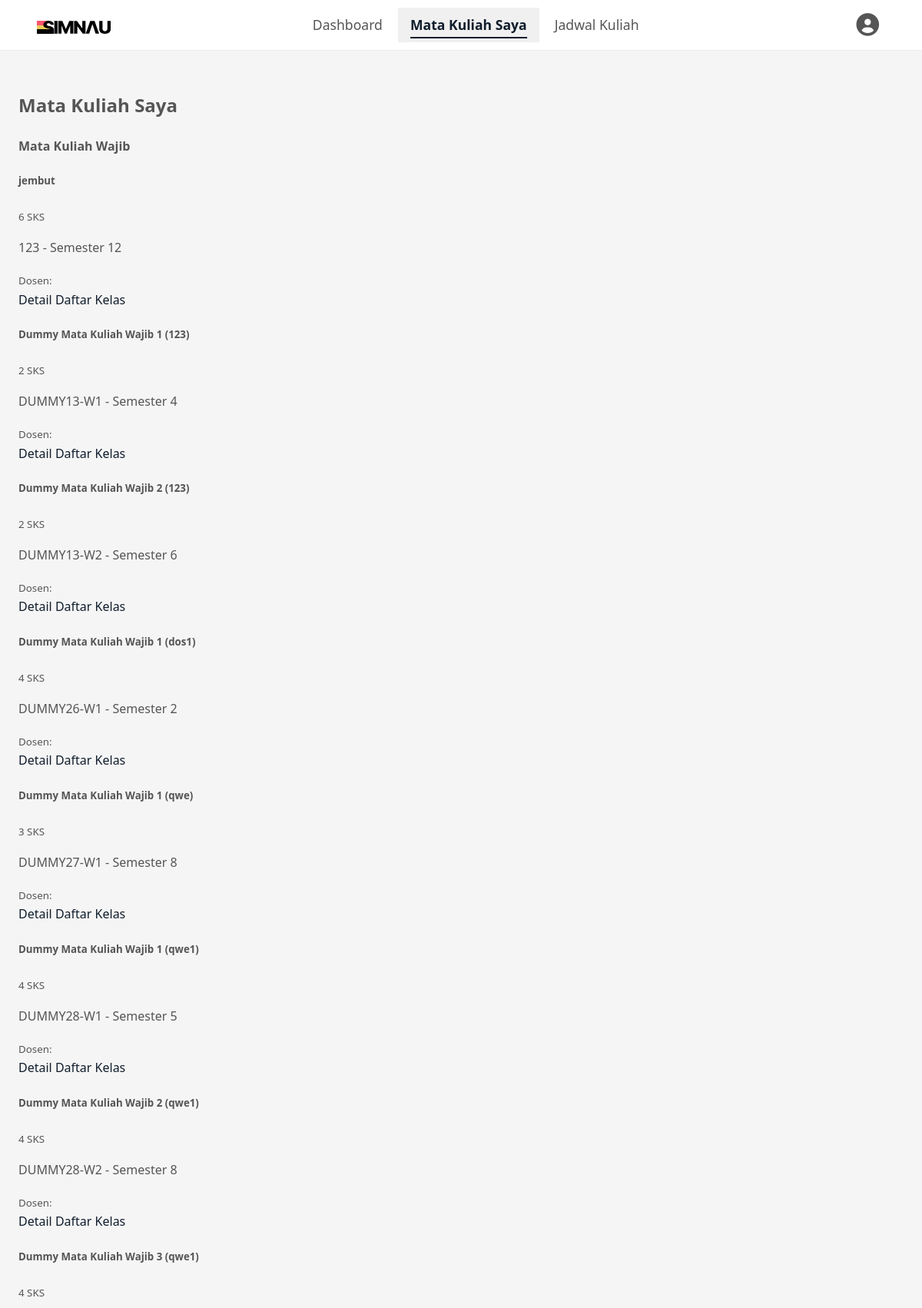
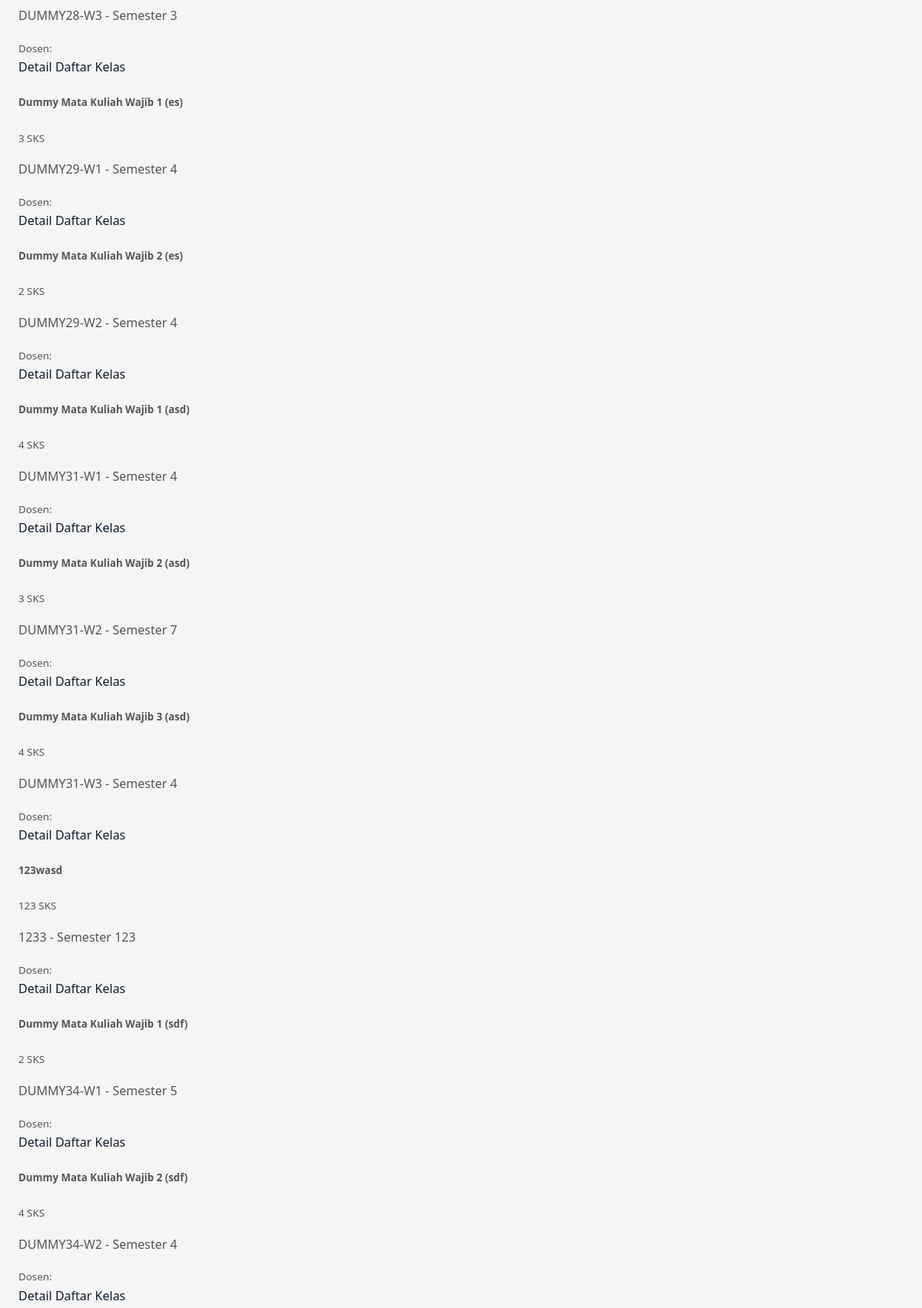
The app's page /matakuliah/m/ (signed in, upper part) with its own data (2 pictures, top to bottom).
### matakuliah/models.py (models this page shows, shortened)
class MataKuliah(models.Model):
    _nama = models.CharField(max_length=200)  # private nama
    _nim = models.CharField(max_length=20)    # private nim
    email = models.EmailField()               # public email
    dosen = models.ForeignKey(
        User, on_delete=models.CASCADE, related_name='mata_kuliah_diajar')
    mahasiswa = models.ManyToManyField(
        User, related_name='mata_kuliah_diambil')
    kode_mk = models.CharField(max_length=10, unique=True)
    sks = models.IntegerField()
    semester = models.IntegerField()
    class Meta:
        abstract = False
    @property
    def nama(self):
        return self._nama
    @nama.setter
    def nama(self, value):
        self._nama = value
    @property
    def nim(self):
        return self._nim
    @nim.setter
    def nim(self, value):
        self._nim = value

class KelasWajib(MataKuliah):
    nilai = models.IntegerField(default=0)
    presensi = models.IntegerField(default=0)
    is_wajib = models.BooleanField(default=True)
    prasyarat = models.ManyToManyField('self', blank=True)
    class Meta:
        verbose_name = "Kelas Wajib"
        verbose_name_plural = "Kelas Wajib"

class MataKuliah(models.Model):
    _nama = models.CharField(max_length=200)  # private nama
    _nim = models.CharField(max_length=20)    # private nim
    email = models.EmailField()               # public email
    dosen = models.ForeignKey(
        User, on_delete=models.CASCADE, related_name='mata_kuliah_diajar')
    mahasiswa = models.ManyToManyField(
        User, related_name='mata_kuliah_diambil')
    kode_mk = models.CharField(max_length=10, unique=True)
    sks = models.IntegerField()
    semester = models.IntegerField()
    class Meta:
        abstract = False
    @property
    def nama(self):
        return self._nama
    @nama.setter
    def nama(self, value):
        self._nama = value
    @property
    def nim(self):
        return self._nim
    @nim.setter
    def nim(self, value):
        self._nim = value

### matakuliah/views.py (the view)
# urls.py: path('m/', views.list_matakuliah_mahasiswa,
@login_required
def list_matakuliah_mahasiswa(request):
    semua_kelas_wajib = KelasWajib.objects.all()
    semua_kelas_pilihan = KelasPilihan.objects.all()
    mata_kuliah_wajib = KelasWajib.objects.filter(mahasiswa=request.user)
    mata_kuliah_pilihan = KelasPilihan.objects.filter(mahasiswa=request.user)
    context = {
        'semua_kelas_wajib': semua_kelas_wajib,
        'semua_kelas_pilihan': semua_kelas_pilihan,
        'mata_kuliah_wajib': mata_kuliah_wajib,
        'mata_kuliah_pilihan': mata_kuliah_pilihan,
    }
    return render(request, 'matakuliah/mahasiswa/list_matakuliah.html', context)

### matakuliah/templates/matakuliah/mahasiswa/list_matakuliah.html (shortened to what this page needs)
{% extends 'base.html' %}
{% load static %}
{% block navbar_links %}
<li class="main-navbar__item">
    <a href="{% url 'mahasiswa:mahasiswa_home' %}"
        class="main-navbar__link {% if request.resolver_match.view_name == 'mahasiswa:mahasiswa_home' or request.resolver_match.url_name == 'mahasiswa_home' %}active{% endif %}">Dashboard</a>
</li>
<li class="main-navbar__item">
    <a href="{% url 'matakuliah:list_matakuliah_mahasiswa' %}"
        class="main-navbar__link {% if request.resolver_match.view_name == 'matakuliah:list_matakuliah_mahasiswa' %}active{% endif %}">Mata
        Kuliah Saya</a>
</li>
<li class="main-navbar__item"><a href="#" class="main-navbar__link">Jadwal Kuliah</a></li>
{% endblock navbar_links %}
{% block content %}
<div class="container mt-4">
    <h2>Mata Kuliah Saya</h2>
    <div class="row">
        <div class="col-md-6">
            <h4>Mata Kuliah Wajib</h4>
            <div class="list-group">
                {% for mk in semua_kelas_wajib %}
                <div class="list-group-item">
                    <div class="d-flex w-100 justify-content-between">
                        <h5 class="mb-1">{{ mk.nama }}</h5>
                        <small class="text-primary">{{ mk.sks }} SKS</small>
                    </div>
                    <p class="mb-1">{{ mk.kode_mk }} - Semester {{ mk.semester }}</p>
                    <small>Dosen: {{ mk.dosen.get_full_name }}</small>
                    <div class="mt-2">
                        <a href="{% url 'matakuliah:detail_matakuliah_mahasiswa' mk.id 'wajib' %}"
                            class="btn btn-info btn-sm">Detail</a>
                        {% if user not in mk.mahasiswa.all %}
                        <a href="{% url 'matakuliah:daftar_kelas' mk.id %}" class="btn btn-success btn-sm">Daftar
                            Kelas</a>
                        {% else %}
                        <span class="badge badge-secondary">Sudah Terdaftar</span>
                        {% endif %}
                    </div>
                </div>
                {% empty %}
                <p class="text-muted">Belum ada mata kuliah wajib.</p>
                {% endfor %}
            </div>
        </div>
    </div>
</div>
{% endblock %}

### templates/base.html (shortened to what this page needs)
{% load static %}
<!DOCTYPE html>
<html lang="en">
  <head>
    <link rel="stylesheet" type="text/css" href="{% static 'styles/base.css' %}" />
    <link rel="stylesheet" href="https://cdnjs.cloudflare.com/ajax/libs/font-awesome/6.0.0-beta3/css/all.min.css" />
  </head>
  <body>
    <header class="site-header">
      <nav class="main-navbar">
        <div class="main-navbar__brand">
          <a href="{% url 'home' %}" title="SIMNDIG Home">
            <span class="logotype-placeholder" <picture>
              <img src="{% static 'img/simnau-light.svg' %}" alt="SIMNDIG Logo" />
            </span>
          </a>
        </div>
        <ul class="main-navbar__menu">
          {% block navbar_links %}
          {% endblock navbar_links %}
        </ul>
        <div class="main-navbar__actions">
          <div class="main-navbar__user-profile">
            <button type="button" class="main-navbar__profile-toggle" id="profile-toggle-button" aria-expanded="false"
              aria-controls="profile-dropdown-menu" title="User menu">
              <i class="fas fa-user-circle profile-icon" aria-hidden="true"></i>
            </button>
          </div>
        </div>
      </nav>
    </header>
    <main class="page-container">
      {% block content %}{% endblock %}
    </main>
  </body>
</html>

### static/styles/base.css (style rules this page uses)
html { font-size: 100%; scroll-behavior: smooth; }
body { font-family: system-ui, -apple-system, BlinkMacSystemFont, 'Segoe UI', Roboto, Oxygen, Ubuntu, Cantarell, 'Open Sans', 'Helvetica Neue', sans-serif; margin: 0; padding: 0; background-color: var(--color-background-body); color: var(--color-text-default); line-height: 1.6; display: flex; flex-direction: column; min-height: 100vh; }
a { text-decoration: none; color: var(--color-primary); transition: color 0.2s; }
.main-navbar__link.active, .main-navbar__profile-toggle:hover .profile-icon, .main-navbar__profile-toggle[aria-expanded='true'] .profile-icon { color: var(--color-primary); }
.site-header { background-color: var(--color-background-card-white); position: sticky; top: 0; z-index: 1000; border-bottom: 1px solid var(--color-border-default); }
.main-navbar { display: flex; justify-content: space-between; align-items: center; min-height: 65px; max-width: 96%; margin: 0 auto; padding: 0 var(--spacing-unit-lg); }
.main-navbar__brand a { display: flex; align-items: center; font-size: var(--font-size-xl); font-weight: 700; color: var(--color-text-headings); text-decoration: none; }
.main-navbar__brand .logotype-placeholder { letter-spacing: 0.5px; }
.main-navbar__menu { list-style: none; margin: 0; padding: 0; display: flex; align-items: center; }
.main-navbar__item { margin-left: var(--spacing-unit-xs); }
.main-navbar__link { color: var(--color-text-default); text-decoration: none; font-size: var(--font-size-base); font-weight: 500; padding: var(--spacing-unit-sm) var(--spacing-unit-md); border-radius: var(--border-radius-main); position: relative; display: inline-block; }
.main-navbar__link::after { content: ''; position: absolute; width: 0; height: 2px; bottom: 5px; left: 50%; transform: translateX(-50%); background-color: var(--color-primary); }
.main-navbar__link.active, .main-navbar__link:hover { color: var(--color-primary); background-color: var(--color-background-card-light); }
.main-navbar__link.active { background-color: var(--color-border-light); font-weight: 700; }
.main-navbar__link.active::after, .main-navbar__link:hover::after { width: calc(100% - var(--spacing-unit-md) * 2); }
.main-navbar__actions { display: flex; align-items: center; margin-left: var(--spacing-unit-md); }
.main-navbar__user-profile { position: relative; }
.main-navbar__profile-toggle { background: 0 0; border: none; cursor: pointer; padding: var(--spacing-unit-sm); border-radius: var(--border-radius-round); display: flex; align-items: center; justify-content: center; transition: background-color 0.2s; }
.main-navbar__profile-toggle .profile-icon { font-size: var(--font-size-xl); color: var(--color-text-default); }
.page-container { flex-grow: 1; max-width: 1200px; margin: var(--spacing-unit-xl) auto; padding: 0 var(--spacing-unit-lg); width: 100%; }

### records on screen
KelasWajib: nama "jembut", sks "6", kode_mk "123", semester "12", shows "Daftar Kelas"
KelasWajib: nama "Dummy Mata Kuliah Wajib 1 (123)", sks "2", kode_mk "DUMMY13-W1", semester "4", shows "Daftar Kelas"
KelasWajib: nama "Dummy Mata Kuliah Wajib 2 (123)", sks "2", kode_mk "DUMMY13-W2", semester "6", shows "Daftar Kelas"
KelasWajib: nama "Dummy Mata Kuliah Wajib 1 (dos1)", sks "4", kode_mk "DUMMY26-W1", semester "2", shows "Daftar Kelas"
KelasWajib: nama "Dummy Mata Kuliah Wajib 1 (qwe)", sks "3", kode_mk "DUMMY27-W1", semester "8", shows "Daftar Kelas"
KelasWajib: nama "Dummy Mata Kuliah Wajib 1 (qwe1)", sks "4", kode_mk "DUMMY28-W1", semester "5", shows "Daftar Kelas"
KelasWajib: nama "Dummy Mata Kuliah Wajib 2 (qwe1)", sks "4", kode_mk "DUMMY28-W2", semester "8", shows "Daftar Kelas"
KelasWajib: nama "Dummy Mata Kuliah Wajib 3 (qwe1)", sks "4", kode_mk "DUMMY28-W3", semester "3", shows "Daftar Kelas"
KelasWajib: nama "Dummy Mata Kuliah Wajib 1 (es)", sks "3", kode_mk "DUMMY29-W1", semester "4", shows "Daftar Kelas"
KelasWajib: nama "Dummy Mata Kuliah Wajib 2 (es)", sks "2", kode_mk "DUMMY29-W2", semester "4", shows "Daftar Kelas"
KelasWajib: nama "Dummy Mata Kuliah Wajib 1 (asd)", sks "4", kode_mk "DUMMY31-W1", semester "4", shows "Daftar Kelas"
KelasWajib: nama "Dummy Mata Kuliah Wajib 2 (asd)", sks "3", kode_mk "DUMMY31-W2", semester "7", shows "Daftar Kelas"
KelasWajib: nama "Dummy Mata Kuliah Wajib 3 (asd)", sks "4", kode_mk "DUMMY31-W3", semester "4", shows "Daftar Kelas"
KelasWajib: nama "123wasd", sks "123", kode_mk "1233", semester "123", shows "Daftar Kelas"
KelasWajib: nama "Dummy Mata Kuliah Wajib 1 (sdf)", sks "2", kode_mk "DUMMY34-W1", semester "5", shows "Daftar Kelas"
KelasWajib: nama "Dummy Mata Kuliah Wajib 2 (sdf)", sks "4", kode_mk "DUMMY34-W2", semester "4", shows "Daftar Kelas"
